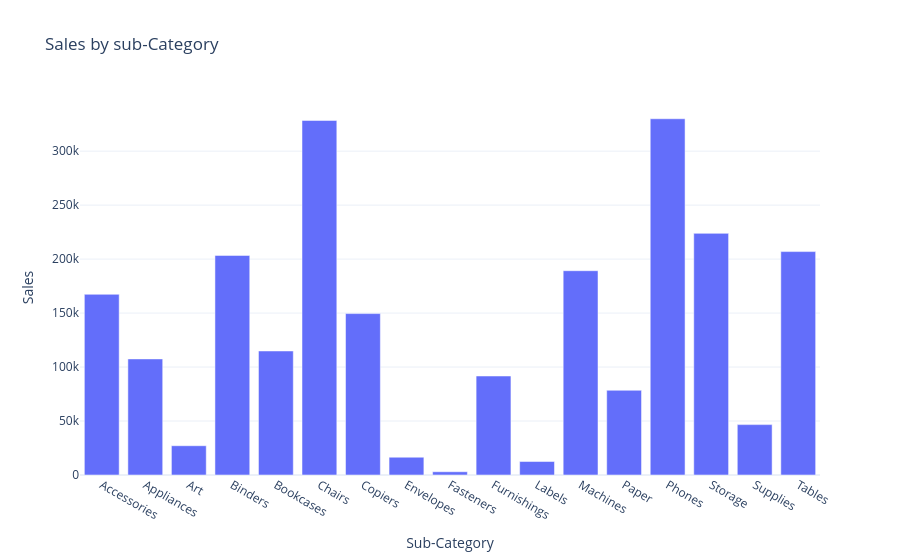

Notebook source saved alongside this figure:
### Code cell
fig = px.bar(sales_by_subcategory,
             x='Sub-Category',
             y='Sales',
             title= 'Sales by sub-Category')
fig.show()

### Figure 1 — Plotly figure (JSON) as saved in the notebook; plotly's stock layout.template omitted (floating-point values rounded to 4 significant figures)
{"data": [{"alignmentgroup": "True", "hovertemplate": "Sub-Category=%{x}<br>Sales=%{y}<extra></extra>", "legendgroup": "", "marker": {"color": "#636efa", "pattern": {"shape": ""}}, "name": "", "offsetgroup": "", "orientation": "v", "showlegend": false, "textposition": "auto", "type": "bar", "x": ["Accessories", "Appliances", "Art", "Binders", "Bookcases", "Chairs", "Copiers", "Envelopes", "Fasteners", "Furnishings", "Labels", "Machines", "Paper", "Phones", "Storage", "Supplies", "Tables"], "xaxis": "x", "y": [167400.0, 107500.0, 27120.0, 203400.0, 114900.0, 328400.0, 149500.0, 16480.0, 3024.0, 91710.0, 12490.0, 189200.0, 78480.0, 330000.0, 223800.0, 46670.0, 207000.0], "yaxis": "y"}], "layout": {"barmode": "relative", "legend": {"tracegroupgap": 0}, "title": {"text": "Sales by sub-Category"}, "xaxis": {"anchor": "y", "domain": [0, 1], "title": {"text": "Sub-Category"}}, "yaxis": {"anchor": "x", "domain": [0, 1], "title": {"text": "Sales"}}}}
